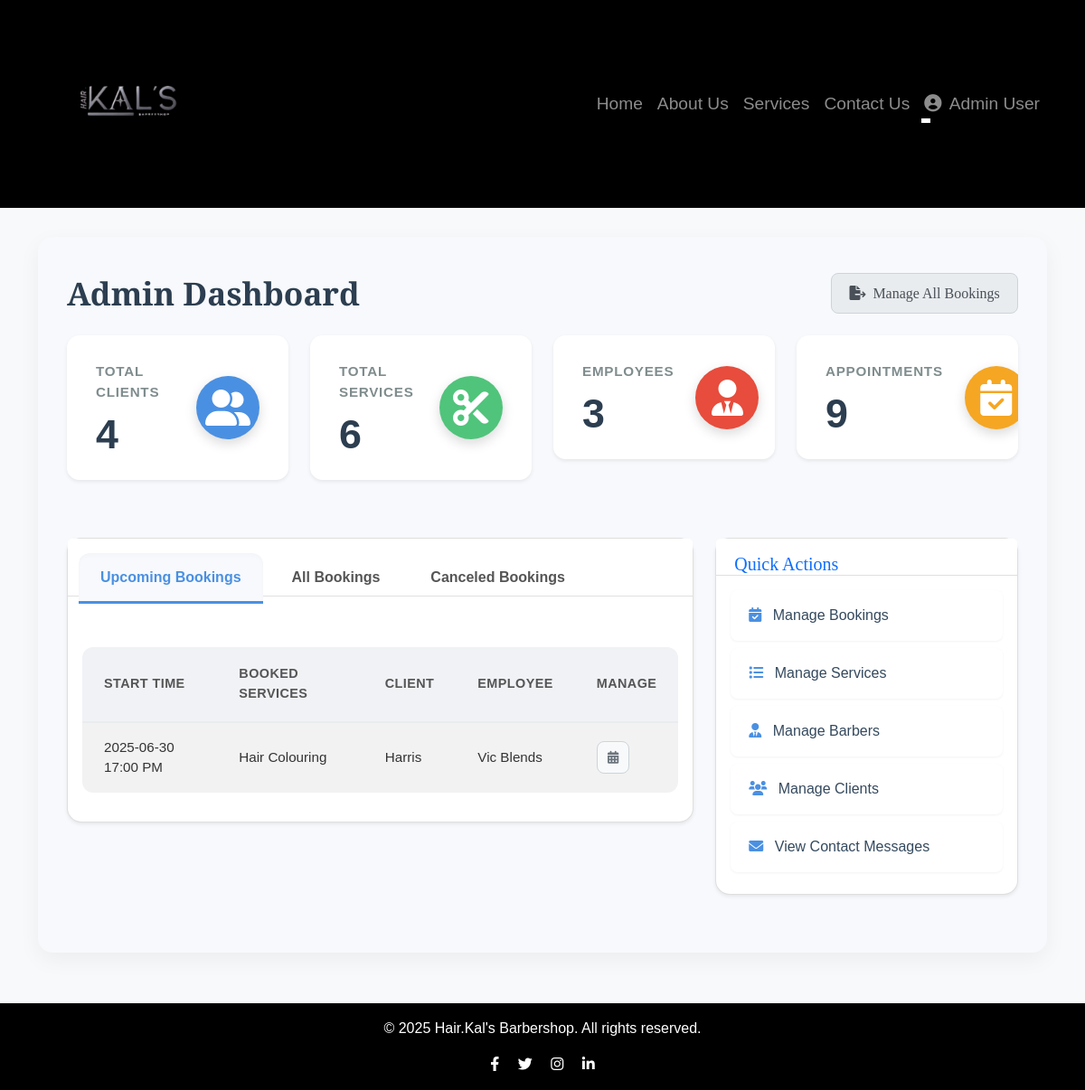
Page /admin/dashboard.php (signed in) on the committed database.
### tables this page shows
CREATE TABLE `bookings` (
  `id` int(11) NOT NULL,
  `user_id` int(11) NOT NULL,
  `service_id` int(11) NOT NULL,
  `barber_id` int(11) NOT NULL,
  `date` date NOT NULL,
  `time` time NOT NULL,
  `booking_number` varchar(50) NOT NULL,
  `status` enum('pending','confirmed','completed','cancelled') NOT NULL DEFAULT 'pending',
  `notes` text DEFAULT NULL,
  `created_at` timestamp NOT NULL DEFAULT current_timestamp()
);

CREATE TABLE `services` (
  `id` int(11) NOT NULL,
  `name` varchar(255) NOT NULL,
  `description` text DEFAULT NULL,
  `price` decimal(10,2) NOT NULL
);

CREATE TABLE `users` (
  `id` int(11) NOT NULL,
  `name` varchar(255) NOT NULL,
  `email` varchar(255) NOT NULL,
  `phone` varchar(20) DEFAULT NULL,
  `password` varchar(255) NOT NULL,
  `role` enum('user','admin') NOT NULL DEFAULT 'user',
  `created_at` timestamp NOT NULL DEFAULT current_timestamp(),
  `profile_image` varchar(255) DEFAULT NULL
);

CREATE TABLE `barbers` (
  `id` int(11) NOT NULL,
  `name` varchar(255) NOT NULL,
  `bio` text DEFAULT NULL,
  `image` varchar(255) DEFAULT NULL
);

### admin/dashboard.php (the view, shortened to what this page needs)
<?php
require_once '../includes/db_connect.php';
require_once '../includes/header.php';
$total_users = $conn->query("SELECT COUNT(*) FROM users WHERE role = 'user'")->fetch_row()[0];
$total_bookings = $conn->query("SELECT COUNT(*) FROM bookings")->fetch_row()[0];
$total_services = $conn->query("SELECT COUNT(*) FROM services")->fetch_row()[0];
$total_barbers = $conn->query("SELECT COUNT(*) FROM barbers")->fetch_row()[0];
$upcoming_bookings = [];
$stmt_bookings = $conn->prepare("
    SELECT b.id, b.booking_number, b.date, b.time, b.status, b.notes,
           u.name AS user_name, u.email AS user_email,
           s.name AS service_name, s.price AS service_price,
           br.name AS barber_name
    FROM bookings b
    JOIN users u ON b.user_id = u.id
    JOIN services s ON b.service_id = s.id
    JOIN barbers br ON b.barber_id = br.id
    ORDER BY b.date ASC, b.time ASC
");
$stmt_bookings->execute();
$result_bookings = $stmt_bookings->get_result();
if ($result_bookings->num_rows > 0) {
    while ($row = $result_bookings->fetch_assoc()) {
        $booking_datetime_str = $row['date'] . ' ' . $row['time'];
        if (strtotime($booking_datetime_str) > time() && ($row['status'] == 'pending' || $row['status'] == 'confirmed')) {
            $upcoming_bookings[] = $row;
        }
    }
}
?>
<div class="admin-dashboard-container">
    <h1 class="mb-4 dashboard-title-header">
        Admin Dashboard
        <a href="<?php echo BASE_URL; ?>admin/manage_bookings.php" class="btn btn-outline-primary admin-dashboard-button"><i class="fas fa-file-export me-1"></i> Manage All Bookings</a>
    </h1>
    <div class="row info-cards-container">
        <div class="col-lg-3 col-md-6 col-sm-12 mb-4">
            <div class="dashboard-card shadow-sm">
                <div class="card-content">
                    <div class="card-title text-muted">TOTAL CLIENTS</div>
                    <div class="card-value"><?php echo $total_users; ?></div>
                </div>
                <div class="card-icon card-icon-blue">
                    <i class="fas fa-user-friends"></i>
                </div>
            </div>
        </div>
        <div class="col-lg-3 col-md-6 col-sm-12 mb-4">
            <div class="dashboard-card shadow-sm">
                <div class="card-content">
                    <div class="card-title text-muted">TOTAL SERVICES</div>
                    <div class="card-value"><?php echo $total_services; ?></div>
                </div>
                <div class="card-icon card-icon-green">
                    <i class="fas fa-cut"></i>
                </div>
            </div>
        </div>
        <div class="col-lg-3 col-md-6 col-sm-12 mb-4">
            <div class="dashboard-card shadow-sm">
                <div class="card-content">
                    <div class="card-title text-muted">EMPLOYEES</div>
                    <div class="card-value"><?php echo $total_barbers; ?></div>
                </div>
                <div class="card-icon card-icon-red">
                    <i class="fas fa-user-tie"></i>
                </div>
            </div>
        </div>
        <div class="col-lg-3 col-md-6 col-sm-12 mb-4">
            <div class="dashboard-card shadow-sm">
                <div class="card-content">
                    <div class="card-title text-muted">APPOINTMENTS</div>
                    <div class="card-value"><?php echo $total_bookings; ?></div>
                </div>
                <div class="card-icon card-icon-orange">
                    <i class="fas fa-calendar-check"></i>
                </div>
            </div>
        </div>
    </div>
    <div class="row">
        <div class="col-lg-8 mb-4">
            <div class="card shadow-sm dashboard-card-large">
                <div class="card-header bg-white pt-3 pb-0 dashboard-tabs-header">
                    <ul class="nav nav-tabs card-header-tabs" id="myBookingTabs" role="tablist">
                        <li class="nav-item">
                            <a class="nav-link active" id="upcoming-tab" data-bs-toggle="tab" href="#upcoming" role="tab" aria-controls="upcoming" aria-selected="true">Upcoming Bookings</a>
                        </li>
                        <li class="nav-item">
                            <a class="nav-link" id="all-tab" data-bs-toggle="tab" href="#all" role="tab" aria-controls="all" aria-selected="false">All Bookings</a>
                        </li>
                        <li class="nav-item">
                            <a class="nav-link" id="canceled-tab" data-bs-toggle="tab" href="#canceled" role="tab" aria-controls="canceled" aria-selected="false">Canceled Bookings</a>
                        </li>
                    </ul>
                </div>
                <div class="card-body">
                    <div class="tab-content" id="myBookingTabsContent">
                        <div class="tab-pane fade show active" id="upcoming" role="tabpanel" aria-labelledby="upcoming-tab">
                            <?php if (empty($upcoming_bookings)): ?>
                                <p class="text-center py-4 text-muted">No upcoming bookings.</p>
                            <?php else: ?>
                                <div class="table-responsive">
                                    <table class="table table-striped table-hover dashboard-table">
                                        <thead>
                                            <tr>
                                                <th>Start Time</th>
                                                <th>Booked Services</th>
                                                <th>Client</th>
                                                <th>Employee</th>
                                                <th>Manage</th>
                                            </tr>
                                        </thead>
                                        <tbody>
                                            <?php foreach ($upcoming_bookings as $booking): ?>
                                                <tr>
                                                    <td><?php echo htmlspecialchars(date('Y-m-d H:i A', strtotime($booking['date'] . ' ' . $booking['time']))); ?></td>
                                                    <td><?php echo htmlspecialchars($booking['service_name']); ?></td>
                                                    <td><?php echo htmlspecialchars($booking['user_name']); ?></td>
                                                    <td><?php echo htmlspecialchars($booking['barber_name']); ?></td>
                                                    <td>
                                                        <a href="<?php echo BASE_URL; ?>admin/manage_bookings.php?filter_booking_number=<?php echo urlencode($booking['booking_number']); ?>" class="btn btn-sm btn-outline-secondary manage-button" title="Manage Booking"><i class="fas fa-calendar-alt"></i></a>
                                                    </td>
                                                </tr>
                                            <?php endforeach; ?>
                                        </tbody>
                                    </table>
                                </div>
                            <?php endif; ?>
                        </div>
                    </div>
                </div>
            </div>
        </div>
        <div class="col-lg-4 mb-4">
            <div class="card shadow-sm dashboard-card-large">
                <div class="card-header bg-white dashboard-tabs-header">
                    <h5 class="card-title text-primary mb-0">Quick Actions</h5>
                </div>
                <div class="card-body">
                    <div class="list-group list-group-flush admin-quick-links">
                        <a href="<?php echo BASE_URL; ?>admin/manage_bookings.php" class="list-group-item list-group-item-action">
                            <i class="fas fa-calendar-check me-2"></i> Manage Bookings
                        </a>
                        <a href="<?php echo BASE_URL; ?>admin/manage_services.php" class="list-group-item list-group-item-action">
                            <i class="fas fa-list me-2"></i> Manage Services
                        </a>
                        <a href="<?php echo BASE_URL; ?>admin/manage_barbers.php" class="list-group-item list-group-item-action">
                            <i class="fas fa-user-tie me-2"></i> Manage Barbers
                        </a>
                        <a href="<?php echo BASE_URL; ?>admin/manage_users.php" class="list-group-item list-group-item-action">
                            <i class="fas fa-users me-2"></i> Manage Clients
                        </a>
                        <a href="<?php echo BASE_URL; ?>admin/view_contact_messages.php" class="list-group-item list-group-item-action">
                            <i class="fas fa-envelope me-2"></i> View Contact Messages
                        </a>
                    </div>
                </div>
            </div>
        </div>
    </div>
</div>
<?php
require_once '../includes/footer.php';
?>

### rows in the picture
bookings: date+time "2025-06-30 17:00 PM", service.name "Hair Colouring", user.name "Harris", barber.name "Vic Blends"

### other values in the picture
$_SESSION['user_name'] "Admin User"
$total_users "4"
$total_services "6"
$total_barbers "3"
$total_bookings "9"
